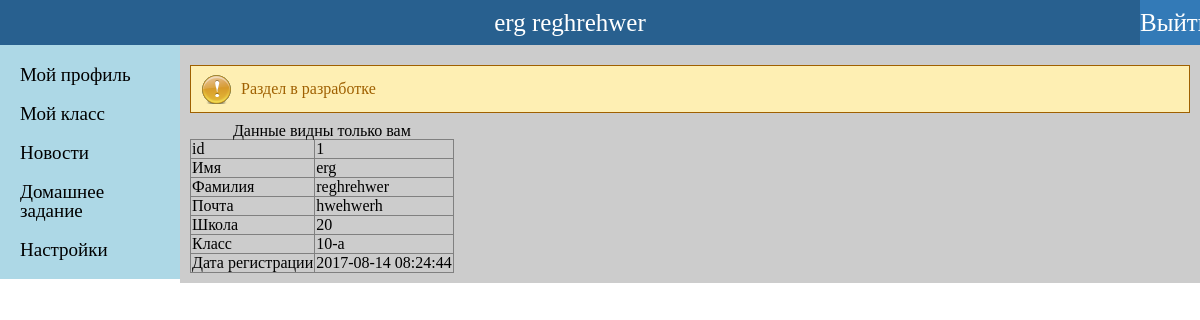
The app's page /profile.php (signed in) with its own data.
### tables this page shows
CREATE TABLE `user` (
  `user_id` int(11) NOT NULL,
  `user_email` varchar(256) NOT NULL,
  `user_name` varchar(256) NOT NULL,
  `user_family` varchar(256) NOT NULL,
  `user_school` int(5) NOT NULL,
  `user_class` text NOT NULL,
  `user_password` text NOT NULL,
  `user_date_add` timestamp NOT NULL DEFAULT CURRENT_TIMESTAMP ON UPDATE CURRENT_TIMESTAMP
);

### FUNCTIONS/MAIN/_DB_CONNECT.php (called while the page is built, shortened)
<?php
class DB_CONNECT {
    private static $instance = null;
    private $mysqli = null;
    function __construct() {
        $this->mysqli = new mysqli("localhost", "root", "", "project");
    }
    public static function getInstance() {
        if (self::$instance === null) {
            self::$instance = new self();
        }
        return self::$instance;
    }
    public function query($query) {
        return $this->mysqli->query($query);
    }
}

### FUNCTIONS/MAIN/_USER.php (called while the page is built, shortened)
<?php
class USER {
    public static function getUserInfo($user_id = -1) {
        $connect = DB_CONNECT::getInstance();
        $user_id = intval($user_id);
        $results = [];
        if ($user_id == -1) $user_id = AUTH::getUserId();
        $sql =
            "SELECT * " .
            "FROM user " .
            "WHERE UPPER(user_id) LIKE UPPER('$user_id')";
        if (!$result = $connect->query($sql)) {
            $results['error'] = "Ошибка запроса учетной записи.";
            LOG::sendLog("Ошибка .. getUserInfo .. ($user_id)", $connect->err());
        } else {
            if ($result->num_rows == 0) {
                $results['error'] = "Не найдена учетная запись с таким идентификатором.";
                LOG::sendLog("Ошибка .. Не найдена учетная запись с таким логином .. getUserInfo .. ($user_id)");
            } else {
                $row = $result->fetch_assoc();
                $results = $row;
            }
        }
        return $results;
    }
}

### FUNCTIONS/MAIN/_AUTH.php (called while the page is built, shortened)
<?php
class AUTH {
    public static function isAuth() {
        if (session_id()) {
            if (isset($_SESSION['user_id'])) return true;
        }
        return false;
    }
    public static function getUserId() {
        if (self::isAuth()) {
            return $_SESSION['user_id'];
        }
        return -1;
    }
}

### profile.php (the view, shortened to what this page needs)
<?php
$user = USER::getUserInfo();
?>
<!doctype html>
<html>
<head>
  <link rel="stylesheet" href="css/reset.css">
  <link rel="stylesheet" href="css/main.css">
  <link rel="stylesheet" href="css/profile.css">
  <link rel="stylesheet" href="css/message.css">
</head>
<body>
<div class="wrap">
  <div class="profile">
    <div class="profile-header">
        <?php include 'block/header.php'; ?>
    </div>
    <div class="profile-body">
      <div class="profile-body-menu">
          <?php include 'block/menu.php'; ?>
      </div>
      <div class="profile-body-info">
        <div class="warning">Раздел в разработке</div>
        <div class="user-info">
          <table border="1">
            <caption>Данные видны только вам</caption>
            <tr>
              <td>id</td>
              <td><?= $user['user_id'] ?></td>
            </tr>
            <tr>
              <td>Имя</td>
              <td><?= $user['user_name'] ?></td>
            </tr>
            <tr>
              <td>Фамилия</td>
              <td><?= $user['user_family'] ?></td>
            </tr>
            <tr>
              <td>Почта</td>
              <td><?= $user['user_email'] ?></td>
            </tr>
            <tr>
              <td>Школа</td>
              <td><?= $user['user_school'] ?></td>
            </tr>
            <tr>
              <td>Класс</td>
              <td><?= $user['user_class'] ?></td>
            </tr>
            <tr>
              <td>Дата регистрации</td>
              <td><?= $user['user_date_add'] ?></td>
            </tr>
          </table>
        </div>
      </div>
    </div>
  </div>
</div>
</body>
</html>

### block/header.php
<div class="header">
  <div class="header-left">
    <a href="profile.php">
      <div><h2><?= $_SESSION['user_name'] . " " . $_SESSION['user_family']; ?></h2></div>
    </a>
  </div>
  <div class="header-right">
    <h2><a href="?logout">Выйти</a></h2>
  </div>
</div>

### block/menu.php
<ul class="menu">
    <li><a href="../profile.php">Мой профиль</a></li>
    <li><a href="../class.php">Мой класс</a></li>
    <li><a href="../class-news.php">Новости</a></li>
    <li><a href="../homework.php">Домашнее задание</a></li>
    <li><a href="../settings.php">Настройки</a></li>
</ul>

### css/main.css (style rules this page uses)
a { color: white; text-decoration: none; }
h2 { font-size: 25px; }
.header { width: 100%; height: 45px; color: white; background-color: #337AB7; }
.header-left { width: 95%; float: left; text-align: center; line-height: 45px; }
.header-right { width: 5%; float: right; text-align: center; line-height: 45px; }
.menu a { color: black; }
.menu { padding: 10px; font-size: 19px; }
.menu li { padding: 10px; }

### css/profile.css (style rules this page uses)
.profile-body { margin: 0 auto; width: 100%; height: 100%; box-sizing: border-box; }
.profile-body-menu { float: left; width: 15%; background-color: lightblue; height: 100%; }
.profile-body-info { box-sizing: border-box; float: right; width: 85%; padding: 10px; background-color: #cccccc; min-height:100px; }

### css/message.css (style rules this page uses)
.info, .success, .warning, .error, .validation { border: 1px solid; margin: 10px 0px; padding:15px 10px 15px 50px; background-repeat: no-repeat; background-position: 10px center; }
.warning { color: #9F6000; background-color: #FEEFB3; background-image: url('/img/message/warning.png'); }

### records on screen
user: user_id "1", user_name "erg", user_family "reghrehwer", user_email "hwehwerh", user_school "20", user_class "10-а", user_date_add "2017-08-14 08:24:44"

### other values on screen
$_SESSION['user_name'] "erg"
$_SESSION['user_family'] "reghrehwer"
